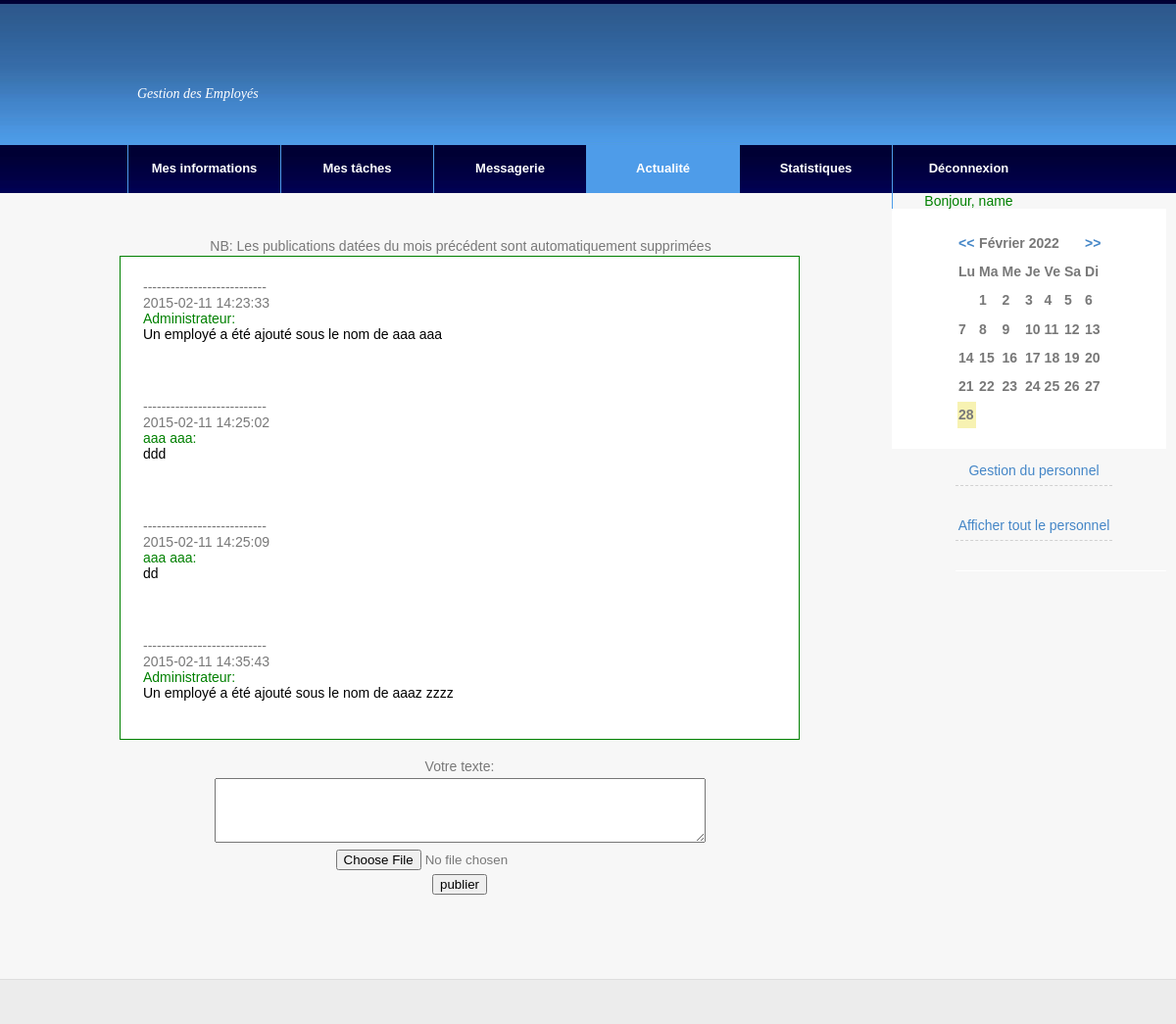
The page /Code/actualite.php?id=1 on the database its author committed.
### tables this page shows
CREATE TABLE IF NOT EXISTS `employe` (
  `id` int(255) NOT NULL AUTO_INCREMENT,
  `nom` varchar(100) NOT NULL,
  `login` varchar(100) NOT NULL,
  `pass` varchar(100) NOT NULL,
  `prenom` varchar(100) NOT NULL,
  `adresse` varchar(1000) NOT NULL,
  `journ` varchar(10) NOT NULL,
  `moisn` varchar(100) NOT NULL,
  `anneen` varchar(100) NOT NULL,
  `lieun` varchar(100) NOT NULL,
  `situation` varchar(100) NOT NULL,
  `cin` varchar(100) NOT NULL,
  `email` varchar(100) NOT NULL,
  `gsm` varchar(100) NOT NULL,
  `fixe` varchar(100) NOT NULL,
  `sexe` varchar(100) NOT NULL,
  `periode` varchar(100) NOT NULL,
  `exper` varchar(1000) NOT NULL,
  `anneeeduc` varchar(100) NOT NULL,
  `diplome` varchar(1000) NOT NULL,
  `anneeproj` varchar(100) NOT NULL,
  `proj` varchar(1000) NOT NULL,
  `langages` varchar(1000) NOT NULL,
  `langues` varchar(1000) NOT NULL,
  `activite` varchar(1000) NOT NULL,
  `moise` varchar(100) NOT NULL,
  `anneee` varchar(100) NOT NULL,
  `depart` varchar(100) NOT NULL,
  `fonction` varchar(100) NOT NULL,
  PRIMARY KEY (`id`)
);

CREATE TABLE IF NOT EXISTS `actualite` (
  `id` int(255) NOT NULL AUTO_INCREMENT,
  `idexp` int(255) NOT NULL,
  `date` date NOT NULL,
  `heure` timestamp NOT NULL DEFAULT CURRENT_TIMESTAMP ON UPDATE CURRENT_TIMESTAMP,
  `nom` varchar(1000) NOT NULL,
  `text` varchar(1000) NOT NULL,
  `fichier` varchar(1000) NOT NULL,
  PRIMARY KEY (`id`)
);

### Code/actualite.php (the view, shortened to what this page needs)
<!DOCTYPE html PUBLIC "-//W3C//DTD XHTML 1.0 Strict//EN" "http://www.w3.org/TR/xhtml1/DTD/xhtml1-strict.dtd">
<html xmlns="http://www.w3.org/1999/xhtml">
<head>
<link href="style.css" rel="stylesheet" type="text/css" media="screen" />
</head>
<body>
<div id="wrapper">
	<div id="header">
		<div id="logo">
			<p><font size="8"><b><i></i></b></font>
				 Gestion des Employés</p>
		</div>
	</div>
	<div id="menu">
	<?php $res=mysql_connect('localhost','root',''); $res2=mysql_select_db('gestemploye'); $id=$_GET['id']; $req = "select nom  FROM employe WHERE id  = '$id'"; $res=mysql_query ($req); $nom = mysql_fetch_array($res);   ?>
		<ul>
			<li><?php echo ("<a href='informations.php?id=$id'>Mes informations</a>"); ?> </li>
			<li>
			<?php
					$id=$_GET['id'];
					$ntable='tache'.$id;
													$rid = "SELECT MAX(id) FROM $ntable ;";
													$chi = mysql_query($rid);
													$ra = mysql_fetch_array($chi);
													$roo = "SELECT date FROM $ntable where id='$ra[0]';";
													$rooo = mysql_query($roo);
													$rs = mysql_fetch_array($rooo);
													if($rs[0]=='1980-10-10')
													{
													echo ("<a href='taches.php?id=$id'>Mes tâches<br><font color='red'>vous avez des tâches</font> </a>");
													}
													else
													{
													echo ("<a href='taches.php?id=$id'>Mes tâches </a>");
													}
			?>
			</li>
			<li><?php
					$id=$_GET['id'];
													$ntable='msg'.$id;
													$ridd = "SELECT MAX(id) FROM $ntable ;";
													$chid = mysql_query($ridd);
													$rap = mysql_fetch_array($chid);
													$rool = "SELECT date FROM $ntable where id='$rap[0]';";
													$roool = mysql_query($rool);
													$rsd = mysql_fetch_array($roool);
													if($rsd[0]=='1980-10-10')
													{
													echo ("<a href='messagerie.php?id=$id'>Messagerie <br><font color='red'>vous avez des messages</font> </a>");
													}
													else
													{
													echo ("<a href='messagerie.php?id=$id'>Messagerie </a>");
													}
				?></li>
			<li class="current_page_item"><?php echo ("<a href='actualite.php?id=$id'>Actualité</a>"); ?></li>
			<li><?php echo ("<a href='statistiques.php?id=$id'>Statistiques</a>"); ?></li>
			<li><a href="index.php">Déconnexion   </a><?php echo("<center><font color='green'> Bonjour, $nom[0]</font>");  ?></li>
		</ul>
	</div>
	<div id="page">
	<div id="page-bgtop">
	<div id="page-bgbtm">
		<div id="content">
			<div class="post">
<?php echo("<form name='F' action='envactu.php?id=$id' method='POST' enctype='multipart/form-data'>"); ?>
<center>NB: Les publications datées du mois précédent sont automatiquement supprimées</center>
<table>
<tr><td bgcolor='white' height="131"width="690" style="border:1px solid green">
<table CELLPADDING="20">
<?php
$refg="select * from actualite";
if($result = mysql_query($refg)) {
while($tout = mysql_fetch_array($result))
{
$vraidate=date('m');
$date_explosee = explode("-", $tout[3]);
$m = $date_explosee[1];
$daa= explode(" ", $m);
$vraidat=$daa[0];
if($vraidate==$vraidat)
{
echo("<tr><td>---------------------------<br>");
echo("$tout[3]<br>");
echo("<font color=green>$tout[4]:</font><br>");
echo("<font color=black>$tout[5]</font><br>");
echo("<a href='actualite/$tout[6]'>$tout[6]</a><br>");
echo("</td></tr>");
}
else
	{
	$reqgg = "DELETE  FROM actualite WHERE id  = '$tout[0]'";
                 mysql_query ($reqgg);
	$fil="actualite/$tout[6]";
if($tout[6]!='')
{unlink($fil); }
	}
}
}
?>
</table></td></tr>
<tr><td align=center><BR>Votre texte:</td></tr>
<tr><td align=center><TEXTAREA name="t1" rows=4 COLS=60 >  </TEXTAREA></td></tr>
<tr><td align=center><input type="file" name="avatar" ><input type="hidden" name="MAX_FILE_SIZE" value="100000"></td></tr>
<tr><td align=center><input type=submit value=publier></td></tr>
</table>
</form>
				<div style="clear: both;">&nbsp;</div>
				<div class="entry">
				</div>
			</div>
		<div style="clear: both;">&nbsp;</div>
		</div>
		<div id="sidebar">
			<ul>
				<li>
					<div>
					<form method="get" action="#">
			<div id="search">
		<?php
$year = date("Y");
if(!isset($_GET['month'])) $monthnb = date("n");
$nbdays = date("t", mktime(0,0,0,$monthnb,1,$year));
$firstday = date("w",mktime(0,0,0,$monthnb,1,$year));
$daytab[1] = 'Lu';
$daytab[2] = 'Ma';
$daytab[3] = 'Me';
$daytab[4] = 'Je';
$daytab[5] = 'Ve';
$daytab[6] = 'Sa';
$daytab[7] = 'Di';
$calendar = array();
$z = (int)$firstday;
for($i = 1; $i <= ($nbdays/5); $i++){
for($j = 1; $j <= 7 && $j-$z+1+(($i*7)-7) <= $nbdays; $j++){
if($j < $z && ($j-$z+1+(($i*7)-7)) <= 0){
$calendar[$i][$j] = null;
}
else {
$calendar[$i][$j] = $j-$z+1+(($i*7)-7);
}
}
}
switch($monthnb) {
case 2: $month = 'Février'; break;
}
?>
<div id="calendrier">
<table>
<tr>
<th><span class="linkcal"><a href="actualite.php?id=<?php echo $id; ?>&month=<?php echo $monthnb - 1; ?>&year=<?php echo $year; ?>"><<</a></span></th>
<th colspan="5" class="headcal"><?php echo($month.' '.$year); ?></th>
<th><span class="linkcal"><a href="actualite.php?id=<?php echo $id; ?>&month=<?php echo $monthnb + 1; ?>&year=<?php echo $year; ?>">>></a></span></th>
</tr>
<?php
echo('<tr>');
for($i = 1; $i <= 7; $i++){
echo('<th>'.$daytab[$i].'</th>');
}
echo('</tr>');
for($i = 1; $i <= count($calendar); $i++) {
echo('<tr>');
for($j = 1; $j <= 7 && $j-$z+1+(($i*7)-7) <= $nbdays; $j++){
if($j-$z+1+(($i*7)-7) == date("j") && $monthnb == date("n") && $year == date("Y")) echo('<th class="current" bgcolor="#F7F2B2">'.$calendar[$i][$j].'</th>');
else echo('<th>'.$calendar[$i][$j].'</th>');
}
echo('</tr>');
}
?>
</table>
<ul><center><?php if ($id==1){echo("<li><a href='personnel.php?id=$id'>Gestion du personnel</a></li>"); }?><br>
<?php echo("<li><a href='afperso.php?id=$id'>Afficher tout le personnel</a></li>"); ?>
</center>
</ul>
</div>
</div>
					</form>
					</div>
				</li>
			</ul>
		</div>
		<div style="clear: both;">&nbsp;</div>
	</div>
	</div>
	</div>
</div>
	<div id="footer">
	</div>
</body>
</html>

### Code/style.css (style rules this page uses)
body { margin: 0; padding: 0; background: #F7F7F7 url(images/img01.jpg) repeat-x left top; font-family: Arial, Helvetica, sans-serif; font-size: 14px; color: #787878; }
p, ul, ol { margin-top: 0; line-height: 180%; }
a { text-decoration: none; color: #4486C7; }
#wrapper { width: 960px; margin: 0 auto; padding: 0; }
#header { width: 940px; height: 148px; margin: 0 auto; }
#logo { float: left; margin: 0; padding-top: 30px; color: #000000; }
#logo h1, #logo p { margin: 0; padding: 0; }
#logo p { float: left; margin: 0; padding: 26px 0 0 10px; font: normal 14px Georgia, "Times New Roman", Times, serif; font-style: italic; color: #FFFFFF; }
#search { float: right; width: 215px; margin: 0 auto; padding: 20px 0px 0px 0px; border-bottom: 1px solid #FFFFFF; }
#menu { width: 940px; height: 49px; margin: 0 auto; padding: 0; }
#menu ul { margin: 0; padding: 0; list-style: none; line-height: normal; }
#menu li { float: left; border-left: 1px solid #4E9CE9; }
#menu a { display: block; width: 155px; height: 33px; padding-top: 16px; text-decoration: none; text-align: center; font-family: Arial, Helvetica, sans-serif; font-size: 13px; font-weight: bold; color: #FFFFFF; border: none; }
#menu a:hover, #menu .current_page_item a { background: #4E9CE9; text-decoration: none; }
#menu .current_page_item a { background: #4E9CE9; padding-left: 0; }
#page { width: 1070px; margin: 0 auto; padding: 0; }
#page-bgtop { padding: 20px px; }
#content { float: left; width: 700px; padding: 30px 0px 0px 0px; }
.post { margin-bottom: 15px; }
.post .entry { padding: 0px 0px 20px 0px; padding-bottom: 20px; text-align: justify; }
#sidebar { float: right; width: 280px; height: 245px; padding: 0px; color: #787878; background: #FFFFFF; }
#sidebar ul { margin: 0; padding: 0; list-style: none; }
#sidebar li { margin: 0; padding: 0; border-left: 1px solid #E2E2E2; }
#sidebar li ul { margin: 0px 0px; padding-bottom: 30px; margin-Right: 55px; }
#sidebar li li { line-height: 30px; border-bottom: 1px dashed #D1D1D1; margin: 0px 0px; border-left: none; }
#sidebar a { border: none; }
#footer { height: 30px; margin: 0 auto; padding: 0px 0 15px 0; background: #ECECEC; border-top: 1px solid #DEDEDE; font-family: Arial, Helvetica, sans-serif; }

### rows shown on the page
employe: nom "name"
actualite: heure "2015-02-11 14:23:33", nom "Administrateur", text "Un employé a été ajouté sous le nom de aaa aaa"
actualite: heure "2015-02-11 14:25:02", nom "aaa aaa", text "ddd"
actualite: heure "2015-02-11 14:25:09", nom "aaa aaa", text "dd"
actualite: heure "2015-02-11 14:35:43", nom "Administrateur", text "Un employé a été ajouté sous le nom de aaaz zzzz"

### other values the page prints
$month "Février"
$year "2022"
$daytab[$i] "Lu"
$daytab[$i] "Ma"
$daytab[$i] "Me"
$daytab[$i] "Je"
$daytab[$i] "Ve"
$daytab[$i] "Sa"
$daytab[$i] "Di"
$calendar[$i][$j] "1"
$calendar[$i][$j] "2"
$calendar[$i][$j] "3"
$calendar[$i][$j] "4"
$calendar[$i][$j] "5"
$calendar[$i][$j] "6"
